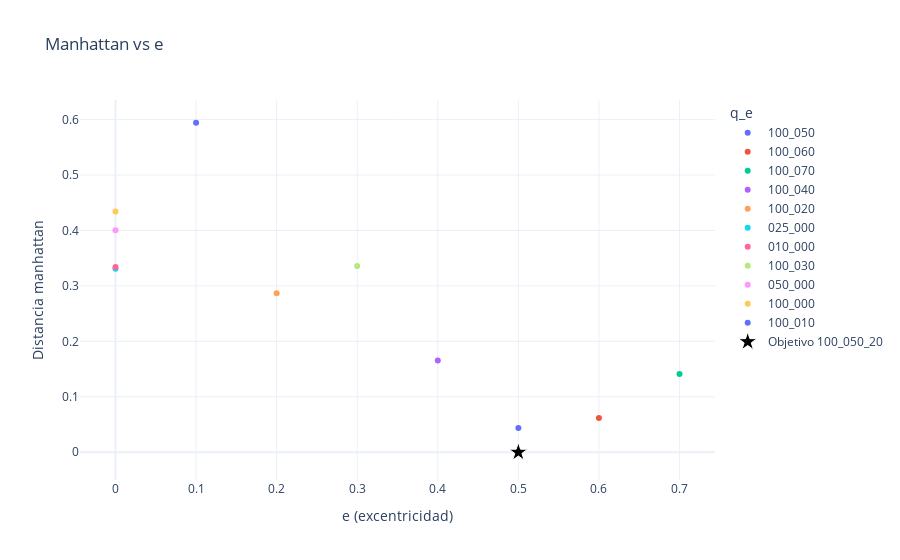

Notebook source saved alongside this figure:
### Code cell
manual  = {}

plot_distance_vs_e_interactive(
    df_median,
    distance="manhattan",
    manual_colors=manual,
    title="Manhattan vs e"
)

### Figure 1 — Plotly figure (JSON) as saved in the notebook; plotly's stock layout.template omitted (floating-point values rounded to 4 significant figures)
{"data": [{"customdata": [["100_050", 1, "100_050"]], "hovertemplate": "e (excentricidad)=%{x:.2f}<br>Distancia manhattan=%{y:.4f}<br>id=%{customdata[0]}<br>q_float=%{customdata[1]:.2f}<extra></extra>", "legendgroup": "100_050", "marker": {"color": "#636EFA", "symbol": "circle"}, "mode": "markers", "name": "100_050", "orientation": "v", "showlegend": true, "type": "scatter", "x": [0.5], "xaxis": "x", "y": [0.04377], "yaxis": "y"}, {"customdata": [["100_060", 1, "100_060"]], "hovertemplate": "e (excentricidad)=%{x:.2f}<br>Distancia manhattan=%{y:.4f}<br>id=%{customdata[0]}<br>q_float=%{customdata[1]:.2f}<extra></extra>", "legendgroup": "100_060", "marker": {"color": "#EF553B", "symbol": "circle"}, "mode": "markers", "name": "100_060", "orientation": "v", "showlegend": true, "type": "scatter", "x": [0.6], "xaxis": "x", "y": [0.06177], "yaxis": "y"}, {"customdata": [["100_070", 1, "100_070"]], "hovertemplate": "e (excentricidad)=%{x:.2f}<br>Distancia manhattan=%{y:.4f}<br>id=%{customdata[0]}<br>q_float=%{customdata[1]:.2f}<extra></extra>", "legendgroup": "100_070", "marker": {"color": "#00CC96", "symbol": "circle"}, "mode": "markers", "name": "100_070", "orientation": "v", "showlegend": true, "type": "scatter", "x": [0.7], "xaxis": "x", "y": [0.1412], "yaxis": "y"}, {"customdata": [["100_040", 1, "100_040"]], "hovertemplate": "e (excentricidad)=%{x:.2f}<br>Distancia manhattan=%{y:.4f}<br>id=%{customdata[0]}<br>q_float=%{customdata[1]:.2f}<extra></extra>", "legendgroup": "100_040", "marker": {"color": "#AB63FA", "symbol": "circle"}, "mode": "markers", "name": "100_040", "orientation": "v", "showlegend": true, "type": "scatter", "x": [0.4], "xaxis": "x", "y": [0.1656], "yaxis": "y"}, {"customdata": [["100_020", 1, "100_020"]], "hovertemplate": "e (excentricidad)=%{x:.2f}<br>Distancia manhattan=%{y:.4f}<br>id=%{customdata[0]}<br>q_float=%{customdata[1]:.2f}<extra></extra>", "legendgroup": "100_020", "marker": {"color": "#FFA15A", "symbol": "circle"}, "mode": "markers", "name": "100_020", "orientation": "v", "showlegend": true, "type": "scatter", "x": [0.2], "xaxis": "x", "y": [0.2867], "yaxis": "y"}, {"customdata": [["025_000", 0.25, "025_000"]], "hovertemplate": "e (excentricidad)=%{x:.2f}<br>Distancia manhattan=%{y:.4f}<br>id=%{customdata[0]}<br>q_float=%{customdata[1]:.2f}<extra></extra>", "legendgroup": "025_000", "marker": {"color": "#19D3F3", "symbol": "circle"}, "mode": "markers", "name": "025_000", "orientation": "v", "showlegend": true, "type": "scatter", "x": [0.0], "xaxis": "x", "y": [0.3308], "yaxis": "y"}, {"customdata": [["010_000", 0.1, "010_000"]], "hovertemplate": "e (excentricidad)=%{x:.2f}<br>Distancia manhattan=%{y:.4f}<br>id=%{customdata[0]}<br>q_float=%{customdata[1]:.2f}<extra></extra>", "legendgroup": "010_000", "marker": {"color": "#FF6692", "symbol": "circle"}, "mode": "markers", "name": "010_000", "orientation": "v", "showlegend": true, "type": "scatter", "x": [0.0], "xaxis": "x", "y": [0.3342], "yaxis": "y"}, {"customdata": [["100_030", 1, "100_030"]], "hovertemplate": "e (excentricidad)=%{x:.2f}<br>Distancia manhattan=%{y:.4f}<br>id=%{customdata[0]}<br>q_float=%{customdata[1]:.2f}<extra></extra>", "legendgroup": "100_030", "marker": {"color": "#B6E880", "symbol": "circle"}, "mode": "markers", "name": "100_030", "orientation": "v", "showlegend": true, "type": "scatter", "x": [0.3], "xaxis": "x", "y": [0.3359], "yaxis": "y"}, {"customdata": [["050_000", 0.5, "050_000"]], "hovertemplate": "e (excentricidad)=%{x:.2f}<br>Distancia manhattan=%{y:.4f}<br>id=%{customdata[0]}<br>q_float=%{customdata[1]:.2f}<extra></extra>", "legendgroup": "050_000", "marker": {"color": "#FF97FF", "symbol": "circle"}, "mode": "markers", "name": "050_000", "orientation": "v", "showlegend": true, "type": "scatter", "x": [0.0], "xaxis": "x", "y": [0.4004], "yaxis": "y"}, {"customdata": [["100_000", 1, "100_000"]], "hovertemplate": "e (excentricidad)=%{x:.2f}<br>Distancia manhattan=%{y:.4f}<br>id=%{customdata[0]}<br>q_float=%{customdata[1]:.2f}<extra></extra>", "legendgroup": "100_000", "marker": {"color": "#FECB52", "symbol": "circle"}, "mode": "markers", "name": "100_000", "orientation": "v", "showlegend": true, "type": "scatter", "x": [0.0], "xaxis": "x", "y": [0.4341], "yaxis": "y"}, {"customdata": [["100_010", 1, "100_010"]], "hovertemplate": "e (excentricidad)=%{x:.2f}<br>Distancia manhattan=%{y:.4f}<br>id=%{customdata[0]}<br>q_float=%{customdata[1]:.2f}<extra></extra>", "legendgroup": "100_010", "marker": {"color": "#636EFA", "symbol": "circle"}, "mode": "markers", "name": "100_010", "orientation": "v", "showlegend": true, "type": "scatter", "x": [0.1], "xaxis": "x", "y": [0.5943], "yaxis": "y"}, {"hovertemplate": "<b>Objetivo</b><br>id: 100_050_20<br>q: 1.00<br>e: 0.50<br>manhattan: 0", "marker": {"color": "black", "line": {"color": "white", "width": 1}, "size": 14, "symbol": "star"}, "mode": "markers", "name": "Objetivo 100_050_20", "showlegend": true, "type": "scatter", "x": [0.5], "y": [0]}], "layout": {"autosize": true, "legend": {"title": {"text": "q_e"}, "tracegroupgap": 0}, "title": {"text": "Manhattan vs e"}, "xaxis": {"anchor": "y", "autorange": true, "domain": [0, 1], "range": [-0.04291, 0.7429], "title": {"text": "e (excentricidad)"}, "type": "linear"}, "yaxis": {"anchor": "x", "autorange": true, "domain": [0, 1], "range": [-0.06689, 0.6432], "title": {"text": "Distancia manhattan"}, "type": "linear"}}}
